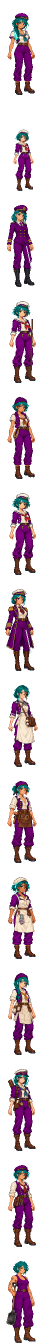
#> input picture src/art/crew.png, 96 x 2688 px, given in place of sirius_sailor_braid_sprite_v1.png, which was not available (shown at 1/2 size)
$ python make_crew.py ../crew.png
#> lines starting #> are read from the running program, lines starting #| are printed output that depends on the picture; after the words box and inside, x2 and y2 are one past the last pixel; in counts of white or black regions, pixels touching at a corner belong together; pictures that were not available may be replaced by others from this repository, and a replacement may not be noted
# 區塊職責：Sirius 水手與 meadow 司爐原稿 ⇒ art/crew.png（單圖：1欄×14列、每格96×192）。
# 物理意義：遊戲的船員格子：列 ＝ 角色；0 砲手、1 送藥手、2 軍官、3 陸戰隊、4 桅頂水手、5 舵手、6 船長（每艘船第一個軍官畫成船長）、
#           7–12 Sirius 2026-10-17 的六位（護士、木匠、廚師、帆匠、航海士、軍需官；新職位 TASK-0676，還沒接上的列遊戲照職位那一列畫）。
#           人一律朝右、腳底（兩隻靴子的中心）在格子底邊正中。動作由遊戲的程式做（js/41_crew_art.js 的 crewPose），每個角色只要一張站姿。
# 換色（Tim 2026-10-17：匯入時用特殊顏色標記換色區塊、只記錄一份圖、遊戲內由程式上色，之後還能支援多色；頭髮也標，遊戲裡隨機髮色）：
#   · 圖裡只有標記色，換好的顏色不進圖（遊戲載入後才上色，41_crew_art.js crewArt）：
#       布   (L, 0, L)：要換隊色的布（深藍：色相 214–234°、飽和 ≥ 0.36、不亮）；L ＝ 那一點的亮度 ÷ 全部布的中位亮度 × 100
#       頭髮 (0, L, L)：HAIR 寫明的頭髮；L ＝ 那一點的亮度 ÷ 這張頭髮的中位亮度 × 100（每張自己的中位 ⇒ 換成哪一色都是那一色的明暗）
#     L 4 一階、4–252。遊戲：隊色（config/game.json teamCloth）× L／100、髮色（hairColors）× L／100。
#     其他像素保證不撞標記色（G ＝ 0 且 R ＝ B ⇒ G 改 1；R ＝ 0 且 G ＝ B ⇒ R 改 1）。
#   · 頭髮不靠一條顏色規則猜：HAIR 每張寫明頭髮在哪（area）、臉在哪（face，不算）、幾塊一定是頭髮與一定不是的取樣（hair／not）；
#     area 裡、臉以外的點照最近的取樣顏色分（Lab，5 近鄰投票）。座標是那張在身高 1.0 時縮好的像素（w ＝ 那時的寬），身高 0.75 照比例。
#   · 頭髮跟布同色的（辮子、航海士的深藍頭髮）：KEEP 那一塊的布不換隊色。
#   · 印出的「布的中位色」＝ 藍隊在設定檔裡的那一格（藍隊看起來跟原圖一樣）。
# 設計取捨：
#   · 去背：碰到邊的「亮而中性」區塊 ＝ 背景（白底 ≈ (253,253,253)，奶油色襯衫 (253,242,222) 不中性 ⇒ 保留）；
#     被身體圍住的空隙要很白、很平、夠大才算背景（白帽子有明暗）；最後清掉貼著背景的淺色毛邊。
#   · 縮小：原圖是放大過的像素畫（948×1659）⇒ 用面積平均縮到格高的 85%，alpha 再切成 0／255（遊戲用 alpha 去背）。
#   · 調色盤（PNG-8）自己排：0 透明、標記色每一階一格（精確）、其他顏色 k-means（每種顏色份量 √點數 ⇒ 小塊的顏色不被併成灰）。
#   · 道具：陸戰隊的火槍、軍官與船長的劍（拿在身上，不伸出格子）。送藥手是小孩 ⇒ 身高 0.75。
# 用法：python -I make_crew.py [RawImages 的路徑]   （在 art/src/ 底下跑，寫到 ../crew.png；沒給路徑 ⇒ Valhalla/ArtGallery/RawImages）
#       python -I make_crew.py [路徑] --check <png>   （另外存一張檢查圖：頭髮綠、布洋紅）
#       python -I make_crew.py --append-stoker （只更新第14列，舊13列RGBA不變；司爐讀同目錄stoker.png）
import os
import sys
import numpy as np
from PIL import Image, ImageDraw
from scipy import ndimage
from scipy.cluster.vq import kmeans2
from scipy.spatial import cKDTree

HERE = os.path.dirname(os.path.abspath(__file__))
RAW = os.path.normpath(os.path.join(HERE, '..', '..', '..', '..', 'ArtGallery', 'RawImages'))   # Blockside 與 ArtGallery 同在 Valhalla 底下（worktree 裡跑要給路徑）
CW, CH = 96, 192
H_PX = 164                       # 站著的人在格子裡的高度（格高 192 的 85%）
# 列：（立繪, 身高倍率, 道具）
ROWS = [
    ('braid', 1.0, None),          # 0 砲手
    ('chestnut', 0.75, None),      # 1 送藥手（小孩）
    ('first_mate', 1.0, 'sword'),  # 2 軍官
    ('chestnut', 1.0, 'musket'),   # 3 陸戰隊
    ('boatswain', 1.0, None),      # 4 桅頂水手（繩圈）
    ('chestnut', 1.0, None),       # 5 舵手
    ('captain', 1.0, 'sword'),     # 6 船長
    ('surgeon', 1.0, None),        # 7 護士（船醫那張；Tim：醫療艙換成護士）
    ('carpenter', 1.0, None),      # 8 木匠
    ('cook', 1.0, None),           # 9 廚師
    ('sailmaker', 1.0, None),      # 10 帆匠
    ('navigator', 1.0, None),      # 11 航海士
    ('quartermaster', 1.0, None),  # 12 軍需官
    ('stoker', 1.0, None),         # 13 司爐（meadow；青髮／洋紅工作服）
]
# 頭髮：w ＝ 身高 1.0 時的寬；方框 (x0, y0, x1, y1)，像素、不含 x1／y1
HAIR = {
    'braid': dict(w=55, area=[(8, 11, 45, 34), (14, 34, 24, 53)], face=[(20, 19, 34, 34)],
                  hair=[(10, 16, 14, 24), (36, 20, 40, 26), (16, 40, 20, 46)], no=[(22, 24, 30, 30), (9, 42, 13, 47)]),
    'chestnut': dict(w=53, area=[(5, 9, 45, 35)], face=[(19, 19, 34, 35)],
                     hair=[(9, 17, 13, 22), (31, 12, 36, 16), (38, 22, 41, 26)], no=[(23, 24, 29, 30), (20, 4, 30, 7), (22, 8, 30, 10)]),
    'first_mate': dict(w=55, area=[(9, 12, 42, 35)], face=[(19, 17, 33, 35)],
                       hair=[(12, 22, 16, 30), (33, 22, 37, 30), (18, 14, 24, 17)], no=[(22, 24, 28, 30), (20, 4, 32, 9)]),
    'boatswain': dict(w=55, area=[(7, 10, 44, 33)], face=[(19, 17, 35, 33)],
                      hair=[(10, 17, 15, 21), (36, 15, 40, 20), (20, 11, 26, 14)], no=[(22, 24, 28, 30), (16, 3, 30, 8)]),
    'captain': dict(w=59, area=[(10, 10, 44, 33)], face=[(22, 17, 36, 33)],
                    hair=[(13, 19, 17, 26), (37, 16, 40, 23), (24, 12, 30, 15)], no=[(26, 24, 32, 30), (16, 3, 26, 7), (20, 8, 34, 10)]),
    'surgeon': dict(w=58, area=[(8, 1, 47, 31)], face=[(25, 13, 38, 31)],
                    hair=[(14, 6, 22, 13), (39, 12, 43, 19), (12, 18, 16, 24)], no=[(27, 22, 33, 28)]),
    'carpenter': dict(w=58, area=[(8, 8, 47, 30)], face=[(23, 15, 39, 30)],
                      hair=[(10, 12, 15, 18), (40, 16, 44, 22), (18, 12, 22, 15)], no=[(27, 22, 33, 28), (18, 3, 30, 8)]),
    'cook': dict(w=55, area=[(6, 9, 46, 33)], face=[(25, 14, 40, 33)],
                 hair=[(9, 17, 14, 22), (39, 14, 44, 22), (36, 9, 40, 12), (8, 22, 12, 27)], no=[(29, 22, 35, 29), (18, 4, 28, 9)]),
    'sailmaker': dict(w=55, area=[(10, 8, 42, 33), (13, 33, 27, 53)], face=[(22, 17, 37, 33)],
                      hair=[(13, 15, 17, 20), (36, 12, 40, 18), (18, 36, 22, 42), (22, 10, 28, 13)],
                      no=[(25, 22, 31, 28), (11, 40, 15, 46), (28, 42, 31, 46), (20, 3, 30, 8)]),
    'navigator': dict(w=55, area=[(10, 12, 42, 30), (11, 30, 19, 33), (32, 30, 41, 35)], face=[(19, 16, 34, 30)],
                      hair=[(12, 15, 16, 22), (35, 16, 39, 24)], no=[(24, 22, 30, 28)]),
    'quartermaster': dict(w=56, area=[(9, 9, 44, 31)], face=[(21, 16, 38, 31)],
                          hair=[(12, 17, 17, 22), (38, 14, 42, 20), (22, 11, 28, 14)], no=[(26, 22, 32, 28), (15, 3, 30, 8)]),
}
HAIR_NAVY = {'braid', 'navigator'}   # 頭髮跟布同色：分頭髮時不先扣掉布
# 不換隊色的區塊（頭髮跟布同色）：人物外框裡的比例座標 (x0, y0, x1, y1)
KEEP = {
    'navigator': [(0.18, 0.073, 0.84, 0.207), (0.60, 0.207, 0.82, 0.226)],   # 深藍頭髮：帽簷下面到肩上（帽子的帶子、外套照換）
    'braid': [(0.15, 0.04, 0.70, 0.25)],                                        # 黑辮子（偏藍紫）：頭的那一段
}
CLOTH_HUE = (214, 234)
CLOTH_SAT = 0.36
CLOTH_VAL = 0.62
L_MID = 100                      # 標記色的 L：中位亮度 ＝ 100
L_STEP = 4                       # L 每 4 一階（調色盤留給其他顏色；亮度差 4% 看不出來）


def cutout(path):
    src = Image.open(path)
#> src is the input picture: PIL image 96x2688 RGBA; mean R, G, B, A 31.6, 17.3, 25, 70.3
    a = np.asarray(src.convert('RGB')).astype(np.int16)
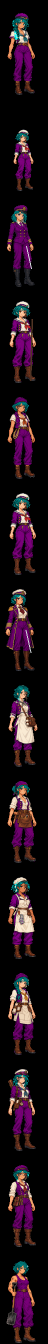
#> a: shape (2688, 96, 3) int16 (shown at 1/2 size); mean R, G, B 31.6, 17.3, 25
    mn, mx = a.min(axis=2), a.max(axis=2)
    spread = mx - mn
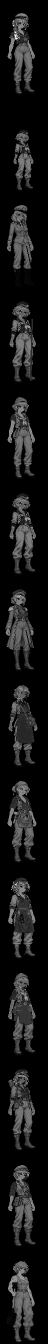
#> spread: shape (2688, 96) int16 (shown at 1/2 size); min 0, max 252, mean 21.6
    cand = (mn >= 236) & (spread <= 12)
#> cand: shape (2688, 96) bool; every value is 0
    lab, n = ndimage.label(cand)
#> lab: shape (2688, 96) int32; every value is 0
#> n = 0
    edge = set(np.unique(np.concatenate([lab[0], lab[-1], lab[:, 0], lab[:, -1]]))) - {0}
#> edge = 0 items
    bg = np.isin(lab, list(edge))
    idx = np.arange(1, n + 1)
#> idx = empty array
    sizes = ndimage.sum(np.ones_like(lab), lab, index=idx)
#> sizes = empty array
    mean_mn = ndimage.mean(mn, lab, index=idx)
#> mean_mn = empty array
    mean_sp = ndimage.mean(spread, lab, index=idx)
#> mean_sp = empty array
    inner = [i + 1 for i in range(n) if (i + 1) not in edge and sizes[i] >= 300 and mean_mn[i] >= 249 and mean_sp[i] <= 3]
#> inner = []
    bg |= np.isin(lab, inner)
    if 'A' in src.getbands():
        bg |= np.asarray(src.getchannel('A')) < 128   # 原圖的透明也是背景：被圍住的白底（Blocksail tools/bg_pockets.py 寫的）、手動擦掉的；下面照樣吃掉邊上的淺色
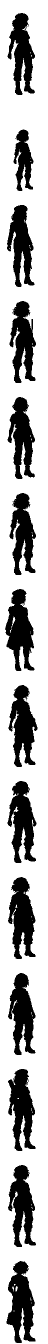
#> bg: shape (2688, 96) bool (shown at 1/2 size); 72.4% white; 14 black regions, largest, box (x1, y1, x2, y2) and area: (10, 1178, 69, 1342) 5607, (13, 2522, 71, 2686) 5558, (16, 1754, 71, 1918) 5548
    lum = a.mean(axis=2)
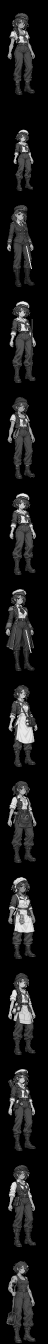
#> lum: shape (2688, 96) float64 (shown at 1/2 size); min 0, max 236, mean 24.6
    for _ in range(3):
        near = ndimage.binary_dilation(bg, structure=np.ones((3, 3), bool)) & ~bg
        fringe = near & (lum >= 200) & (spread <= 30)
        if not fringe.any():
            break
        bg |= fringe
#> this loop made 3 passes
#> pass 1, in cutout, `near = ndimage.binary_dilation(bg, structure=np.ones((3, 3), bool)) & ..`:
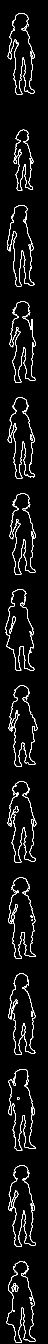
#> near: shape (2688, 96) bool (shown at 1/2 size); 4.6% white in thin lines or dots, all inside (x1, y1, x2, y2) = (10, 26, 75, 2686)
#> pass 1, in cutout, `fringe = near & (lum >= 200) & (spread <= 30)`:
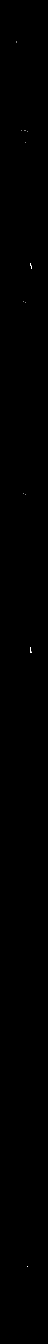
#> fringe: shape (2688, 96) bool (shown at 1/2 size); 0.02% white in thin lines or dots, all inside (x1, y1, x2, y2) = (32, 83, 64, 2534)
#> after the loop: bg: shape (2688, 96) bool; 72.5% white; 14 black regions, largest, box (x1, y1, x2, y2) and area: (10, 1178, 69, 1342) 5579, (13, 2522, 71, 2686) 5556, (16, 1754, 71, 1918) 5548
    return Image.fromarray(np.dstack([a.astype(np.uint8), np.where(bg, 0, 255).astype(np.uint8)]), 'RGBA')


def load(name, scale):
    path = os.path.join(HERE, 'stoker.png') if name == 'stoker' else os.path.join(RAW, 'sirius_sailor_%s_sprite_v1.png' % name)
    im = cutout(path)
    im = im.crop(im.getbbox())
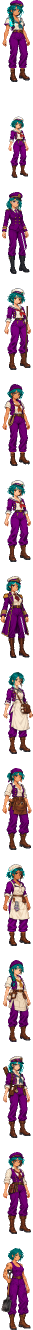
#> im: PIL image 65x2660 RGBA (shown at 1/2 size); mean R, G, B, A 47.1, 25.9, 37.3, 104.8; transparent parts drawn white
    h = round(H_PX * scale)
    w = max(1, round(im.width * h / im.height))
#> w = 4
    # 面積平均（先乘 alpha，免得背景的白滲進邊緣），再把 alpha 切成 0／255
    p = np.asarray(im).astype(np.float32)
    p[..., :3] *= p[..., 3:4] / 255
    small = np.asarray(Image.fromarray(p.astype(np.uint8), 'RGBA').resize((w, h), Image.BOX)).astype(np.float32)
    al = small[..., 3:4]
    rgb = np.where(al > 0, small[..., :3] * 255 / np.maximum(al, 1), 0)
    out = np.dstack([np.clip(rgb, 0, 255), np.where(al[..., 0] >= 128, 255, 0)]).astype(np.uint8)
    return Image.fromarray(out, 'RGBA')


def hsv(a):
    f = a[..., :3].astype(np.float32) / 255
    mx, mn = f.max(2), f.min(2)
#> mx = 164 rows, first 6: [0, 0.525, 0.494, 0], [1, 0.404, 0.639, 0], [1, 0.58, 0.784, 1], [1, 0.569, 0.533, 1], [1, 0.545, 0.408, 1], [1, 0.506, 0.408, 1]; mn = 164 rows, first 6: [0, 0.298, 0.263, 0], [0, 0.314, 0.463, 0], [1, 0.361, 0.635, 0], [1, 0.541, 0.404, 1], [0.89, 0.00784, 0.0314, 0.988], [1, 0.00392, 0, 0.408]
    d = np.maximum(mx - mn, 1e-6)
#> d = 164 rows, first 6: [1e-06, 0.227, 0.231, 1e-06], [1, 0.0902, 0.176, 1e-06], [1e-06, 0.22, 0.149, 1], [1e-06, 0.0275, 0.129, 1e-06], [0.11, 0.537, 0.376, 0.0118], [1e-06, 0.502, 0.408, 0.592]
    r, g, b = f[..., 0], f[..., 1], f[..., 2]
#> r = 164 rows, first 6: [0, 0.298, 0.392, 0], [0, 0.314, 0.463, 0], [1, 0.361, 0.784, 1], [1, 0.569, 0.533, 1], [1, 0.545, 0.408, 1], [1, 0.506, 0.408, 1]; g = 164 rows, first 6: [0, 0.314, 0.263, 0], [1, 0.404, 0.639, 0], [1, 0.58, 0.71, 0], [1, 0.545, 0.467, 1], [1, 0.00784, 0.0314, 1], [1, 0.00392, 0, 0.408]; b = 164 rows, first 6: [0, 0.525, 0.494, 0], [1, 0.345, 0.553, 0], [1, 0.541, 0.635, 0], [1, 0.541, 0.404, 1], [0.89, 0.541, 0.38, 0.988], [1, 0.506, 0.408, 0.659]
    hue = np.where(mx == r, ((g - b) / d) % 6, np.where(mx == g, (b - r) / d + 2, (r - g) / d + 4)) * 60
#> hue = 164 rows, first 6: [0, 235.9, 273.6, 0], [180, 140.9, 150.7, 0], [0, 169.3, 30, 0], [0, 8.57, 29.09, 0], [60, 300.4, 304.4, 60], [0, 300, 300, 334.6]
    sat = np.where(mx > 0, (mx - mn) / np.maximum(mx, 1e-6), 0)
#> sat = 164 rows, first 6: [0, 0.433, 0.468, 0], [1, 0.223, 0.276, 0], [0, 0.378, 0.19, 1], [0, 0.0483, 0.243, 0], [0.11, 0.986, 0.923, 0.0118], [0, 0.992, 1, 0.592]
    return hue, sat, mx


def cloth_rule(im):
    """深藍的布（色相、飽和、亮度）。"""
    a = np.asarray(im)
    hue, sat, val = hsv(a)
#> val has the same summary as mx in hsv
    return (a[..., 3] > 0) & (hue >= CLOTH_HUE[0]) & (hue <= CLOTH_HUE[1]) & (sat >= CLOTH_SAT) & (val <= CLOTH_VAL)


def lab(rgb):
    c = rgb.astype(np.float32) / 255
    c = np.where(c > 0.04045, ((c + 0.055) / 1.055) ** 2.4, c / 12.92)
    xyz = c @ np.array([[0.4124, 0.2126, 0.0193], [0.3576, 0.7152, 0.1192], [0.1805, 0.0722, 0.9505]], np.float32)
    xyz /= np.array([0.9505, 1.0, 1.089], np.float32)
    f = np.where(xyz > 0.008856, np.cbrt(xyz), 7.787 * xyz + 16 / 116)
    return np.stack([116 * f[..., 1] - 16, 500 * (f[..., 0] - f[..., 1]), 200 * (f[..., 1] - f[..., 2])], -1)


def boxes(spec, key, im):
    """HAIR 的方框（身高 1.0 時的像素）⇒ 這一張（可能是 0.75）的遮罩。"""
    sx, sy = im.width / spec['w'], im.height / H_PX
    m = np.zeros((im.height, im.width), bool)
    for x0, y0, x1, y1 in spec.get(key, []):
        m[int(round(y0 * sy)):int(round(y1 * sy)), int(round(x0 * sx)):int(round(x1 * sx))] = True
    return m


def hair_mask(name, im, cloth):
#> called with name = 'braid', cloth = array of shape (164, 4)
    if name == 'stoker':
        a = np.asarray(im).astype(np.int16)
        r, g, b = a[..., 0], a[..., 1], a[..., 2]
        return (a[..., 3] > 0) & (g > r * 1.6) & (b > r * 1.6) & (g > b * 0.6) & (b > g * 0.6)
    spec = HAIR.get(name)
#> spec = {'w': 55, 'area': [(8, 11, 45, 34), (14, 34, 24, 53)], 'face': [(20, 19, 34, 34)], 'hair': [(10, 16, 14, 24), (36, 20, 40, 26), (16, 40, 20, 46)], 'no': [(22, 24, 30, 30), (9, 42, 13, 47)]}
    if not spec:
        return np.zeros((im.height, im.width), bool)
    a = np.asarray(im)
    op = a[..., 3] > 0
#> op = 164 rows, first 6: [False, True, True, False], [False, True, True, False], [False, True, True, False], [False, True, True, False], [False, True, True, False], [False, True, True, True]
    L = lab(a[..., :3])
    hs, ns = boxes(spec, 'hair', im) & op, boxes(spec, 'no', im) & op
#> in boxes, `sx, sy = im.width / spec['w'], im.height / H_PX`: sx = 0.0727; sy = 1
#> the loop in boxes, `for x0, y0, x1, y1 in spec.get(key, []):` made 3 passes
#> the loop in boxes (call 2), `for x0, y0, x1, y1 in spec.get(key, []):` made 2 passes
#> hs = 164 rows, first 6: [False, False, False, False], [False, False, False, False], [False, False, False, False], [False, False, False, False], [False, False, False, False], [False, False, False, False]; ns has the same summary as hs
    pts = np.concatenate([L[hs], L[ns]])
#> pts = empty array
    lbl = np.concatenate([np.ones(hs.sum()), np.zeros(ns.sum())])
#> lbl = empty array
    cand = boxes(spec, 'area', im) & ~boxes(spec, 'face', im) & op
#> cand has the same summary as hs
    if name not in HAIR_NAVY:
        cand &= ~cloth
    _, nb = cKDTree(pts).query(L[cand], k=5)
#> nb = 32 rows, first 6: [0, 0, 0, 0, 0], [0, 0, 0, 0, 0], [0, 0, 0, 0, 0], [0, 0, 0, 0, 0], [0, 0, 0, 0, 0], [0, 0, 0, 0, 0]
    m = np.zeros_like(cand)
#> (the run stopped early here; a loop or call above may not have finished)
